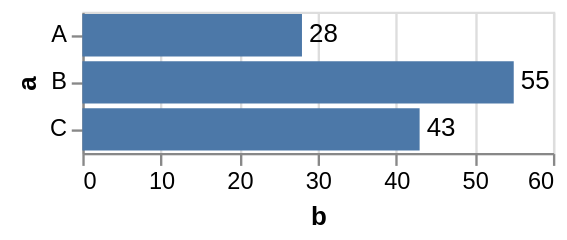

Express this chart as Vega-Lite.
### Vega specification from a JSON file in a GitHub repository (floating-point values rounded to 4 significant figures)
{"$schema": "https://vega.github.io/schema/vega/v5.json", "description": "Bar chart with text labels. Set domain to make the frame cover the labels.", "background": "white", "padding": 5, "width": 200, "style": "cell", "data": [{"name": "source_0", "values": [{"a": "A", "b": 28}, {"a": "B", "b": 55}, {"a": "C", "b": 43}]}, {"name": "data_1", "source": "source_0", "transform": [{"type": "stack", "groupby": ["a"], "field": "b", "sort": {"field": [], "order": []}, "as": ["b_start", "b_end"], "offset": "zero"}, {"type": "filter", "expr": "isValid(datum[\"b\"]) && isFinite(+datum[\"b\"])"}]}, {"name": "data_2", "source": "source_0", "transform": [{"type": "filter", "expr": "isValid(datum[\"b\"]) && isFinite(+datum[\"b\"])"}]}], "signals": [{"name": "y_step", "value": 20}, {"name": "height", "update": "bandspace(domain('y').length, 0.1, 0.05) * y_step"}], "marks": [{"name": "layer_0_marks", "type": "rect", "style": ["bar"], "from": {"data": "data_1"}, "encode": {"update": {"fill": {"value": "#4c78a8"}, "ariaRoleDescription": {"value": "bar"}, "description": {"signal": "\"b: \" + (format(datum[\"b\"], \"\")) + \"; a: \" + (isValid(datum[\"a\"]) ? datum[\"a\"] : \"\"+datum[\"a\"])"}, "x": {"scale": "x", "field": "b_end"}, "x2": {"scale": "x", "field": "b_start"}, "y": {"scale": "y", "field": "a"}, "height": {"signal": "max(0.25, bandwidth('y'))"}}}}, {"name": "layer_1_marks", "type": "text", "style": ["text"], "from": {"data": "data_2"}, "encode": {"update": {"align": {"value": "left"}, "baseline": {"value": "middle"}, "dx": {"value": 3}, "fill": {"value": "black"}, "description": {"signal": "\"b: \" + (format(datum[\"b\"], \"\")) + \"; a: \" + (isValid(datum[\"a\"]) ? datum[\"a\"] : \"\"+datum[\"a\"])"}, "x": {"scale": "x", "field": "b"}, "y": {"scale": "y", "field": "a", "band": 0.5}, "text": {"signal": "format(datum[\"b\"], \"\")"}}}}], "scales": [{"name": "x", "type": "linear", "domain": [0, 60], "range": [0, {"signal": "width"}], "zero": true}, {"name": "y", "type": "band", "domain": {"fields": [{"data": "data_1", "field": "a"}, {"data": "data_2", "field": "a"}], "sort": true}, "range": {"step": {"signal": "y_step"}}, "paddingInner": 0.1, "paddingOuter": 0.05}], "axes": [{"scale": "x", "orient": "bottom", "gridScale": "y", "grid": true, "tickCount": {"signal": "ceil(width/40)"}, "domain": false, "labels": false, "aria": false, "maxExtent": 0, "minExtent": 0, "ticks": false, "zindex": 0}, {"scale": "x", "orient": "bottom", "grid": false, "title": "b", "labelFlush": true, "labelOverlap": true, "tickCount": {"signal": "ceil(width/40)"}, "zindex": 0}, {"scale": "y", "orient": "left", "grid": false, "title": "a", "zindex": 0}]}
